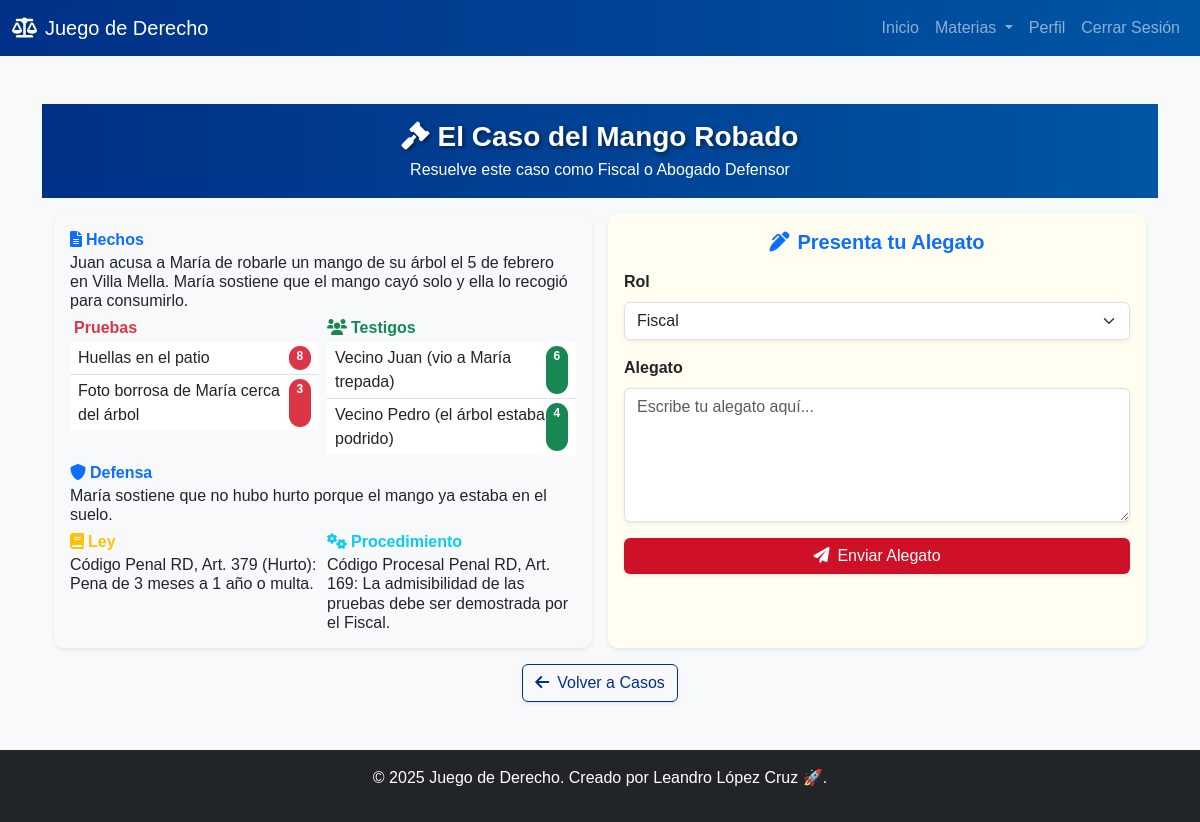
Page /caso/casos_penales/1 (signed in) on the committed database.
### tables this page shows
CREATE TABLE casos_penales (
            id INTEGER PRIMARY KEY,
            titulo TEXT,
            hechos TEXT,
            pruebas TEXT,
            testigos TEXT,
            defensa TEXT,
            ley TEXT,
            procedimiento TEXT,
            condiciones_ganadoras TEXT
        , dificultad INTEGER DEFAULT 0);

### derecho2.py (the view)
    def wrap(*args, **kwargs):
        if 'user_id' not in session:
            flash("Por favor, inicia sesión primero.")
            return redirect(url_for('login'))
        return f(*args, **kwargs)

### derecho2.py (called while the page is built)
def login_required(f):
    def wrap(*args, **kwargs):
        if 'user_id' not in session:
            flash("Por favor, inicia sesión primero.")
            return redirect(url_for('login'))
        return f(*args, **kwargs)
    wrap.__name__ = f.__name__
    return wrap

### templates/casos.html (shortened to what this page needs)
{% extends "base.html" %}
{% block content %}
<header class="py-3 text-white text-center" style="background: linear-gradient(90deg, #003087, #0055a4);">
    <div class="container">
        <h1 class="fw-bold fs-3 mb-1" style="text-shadow: 2px 2px 4px rgba(0,0,0,0.5);">
            <i class="fas fa-gavel me-2"></i>{{ caso.titulo }}
        </h1>
        <p class="fs-6 mb-0">Resuelve este caso como Fiscal o Abogado Defensor</p>
    </div>
</header>
<div class="container my-3">
    <div class="row g-3">
        <div class="col-md-6">
            <div class="card shadow-sm border-0 h-100" style="background: #f8f9fa;">
                <div class="card-body p-3">
                    <div class="row g-2">
                        <div class="col-12">
                            <h5 class="text-primary fw-bold mb-1 fs-6">
                                <i class="fas fa-file-alt me-1"></i>Hechos
                            </h5>
                            <p class="text-dark mb-0 fs-6" style="line-height: 1.2;">{{ caso.hechos }}</p>
                        </div>
                        <div class="col-6">
                            <h5 class="text-danger fw-bold mb-1 fs-6">
                                Pruebas
                            </h5>
                            <ul class="list-group list-group-flush fs-6">
                                {% for prueba, peso in caso.pruebas.items() %}
                                <li class="list-group-item p-1 d-flex justify-content-between">
                                    <span>{{ prueba }}</span>
                                    <span class="badge bg-danger rounded-pill">{{ peso }}</span>
                                </li>
                                {% endfor %}
                            </ul>
                        </div>
                        <div class="col-6">
                            <h5 class="text-success fw-bold mb-1 fs-6">
                                <i class="fas fa-users me-1"></i>Testigos
                            </h5>
                            <ul class="list-group list-group-flush fs-6">
                                {% for testigo, peso in caso.testigos.items() %}
                                <li class="list-group-item p-1 d-flex justify-content-between">
                                    <span>{{ testigo }}</span>
                                    <span class="badge bg-success rounded-pill">{{ peso }}</span>
                                </li>
                                {% endfor %}
                            </ul>
                        </div>
                        <div class="col-12">
                            <h5 class="text-primary fw-bold mb-1 fs-6">
                                <i class="fas fa-shield-alt me-1"></i>Defensa
                            </h5>
                            <p class="text-dark mb-0 fs-6" style="line-height: 1.2;">{{ caso.defensa }}</p>
                        </div>
                        <div class="col-6">
                            <h5 class="text-warning fw-bold mb-1 fs-6">
                                <i class="fas fa-book me-1"></i>Ley
                            </h5>
                            <p class="text-dark mb-0 fs-6" style="line-height: 1.2;">{{ caso.ley }}</p>
                        </div>
                        <div class="col-6">
                            <h5 class="text-info fw-bold mb-1 fs-6">
                                <i class="fas fa-cogs me-1"></i>Procedimiento
                            </h5>
                            <p class="text-dark mb-0 fs-6" style="line-height: 1.2;">{{ caso.procedimiento }}</p>
                        </div>
                    </div>
                </div>
            </div>
        </div>
        <div class="col-md-6">
            <div class="card shadow-sm border-0 h-100">
                <div class="card-body p-3">
                    {% if resultado %}
                    <div class="alert alert-info h-100 d-flex flex-column justify-content-center p-3" role="alert">
                        <h4 class="alert-heading fw-bold text-info fs-5 mb-2">
                            <i class="fas fa-check-circle me-2"></i>Resultado
                        </h4>
                        <p class="fs-6 mb-0" style="white-space: pre-wrap;">{{ resultado | safe }}</p>
                    </div>
                    {% else %}
                    <h3 class="text-center fw-bold mb-3 text-primary fs-5">
                        <i class="fas fa-pen-alt me-2"></i>Presenta tu Alegato
                    </h3>
                    <form method="POST">
                        <div class="mb-3">
                            <label for="rol" class="form-label fw-bold text-dark fs-6">Rol</label>
                            <select name="rol" id="rol" class="form-select shadow-sm" required>
                                <option value="Fiscal">Fiscal</option>
                            </select>
                        </div>
                        <div class="mb-3">
                            <label for="argumento" class="form-label fw-bold text-dark fs-6">Alegato</label>
                            <textarea name="argumento" id="argumento" class="form-control shadow-sm" rows="5" required placeholder="Escribe tu alegato aquí..."></textarea>
                        </div>
                        <button type="submit" class="btn btn-primary w-100 shadow-sm" style="background: #CE1126; border: none; transition: background 0.3s;">
                            <i class="fas fa-paper-plane me-2"></i>Enviar Alegato
                        </button>
                    </form>
                    {% endif %}
                </div>
            </div>
        </div>
    </div>
    <div class="text-center mt-3">
        <a href="{{ url_for(endpoint) }}" class="btn btn-outline-secondary shadow-sm" style="border-color: #003087; color: #003087; transition: all 0.3s;">
            <i class="fas fa-arrow-left me-2"></i>Volver a Casos
        </a>
    </div>
</div>
{% endblock %}

### static/style.css (style rules this page uses)
body { font-family: 'Arial', sans-serif; background: url('https://www.transparenttextures.com/patterns/paper-fibers.png') repeat; background-color: #f8f9fa; }
.card { box-shadow: 0 4px 8px rgba(0,0,0,0.1); border-radius: 10px; transition: transform 0.3s; border: 1px solid #d3c8a0; background-color: #fffef0; }
.btn-primary { transition: all 0.3s; background-color: #003087; border-color: #003087; }

### templates/casos.html (style rules this page uses)
.card-body { padding: 1rem !important; }
.list-group-item { padding: 0.25rem 0.5rem !important; }

### rows in the picture
casos_penales: titulo "El Caso del Mango Robado", hechos "Juan acusa a María de robarle un mango de su árbol el 5 de febrero en Villa Mella. María sostiene que el mango cayó solo y ella lo recogió para consumirlo.", defensa "María sostiene que no hubo hurto porque el mango ya estaba en el suelo.", ley "Código Penal RD, Art. 379 (Hurto): Pena de 3 meses a 1 año o multa.", procedimiento "Código Procesal Penal RD, Art. 169: La admisibilidad de las pruebas debe ser demostrada por el Fiscal."

### other values in the picture
{{ prueba }} "Huellas en el patio" "Foto borrosa de María cerca del árbol"
{{ peso }} "8" "3"
{{ testigo }} "Vecino Juan (vio a María trepada)" "Vecino Pedro (el árbol estaba podrido)"
{{ peso }} "6" "4"
